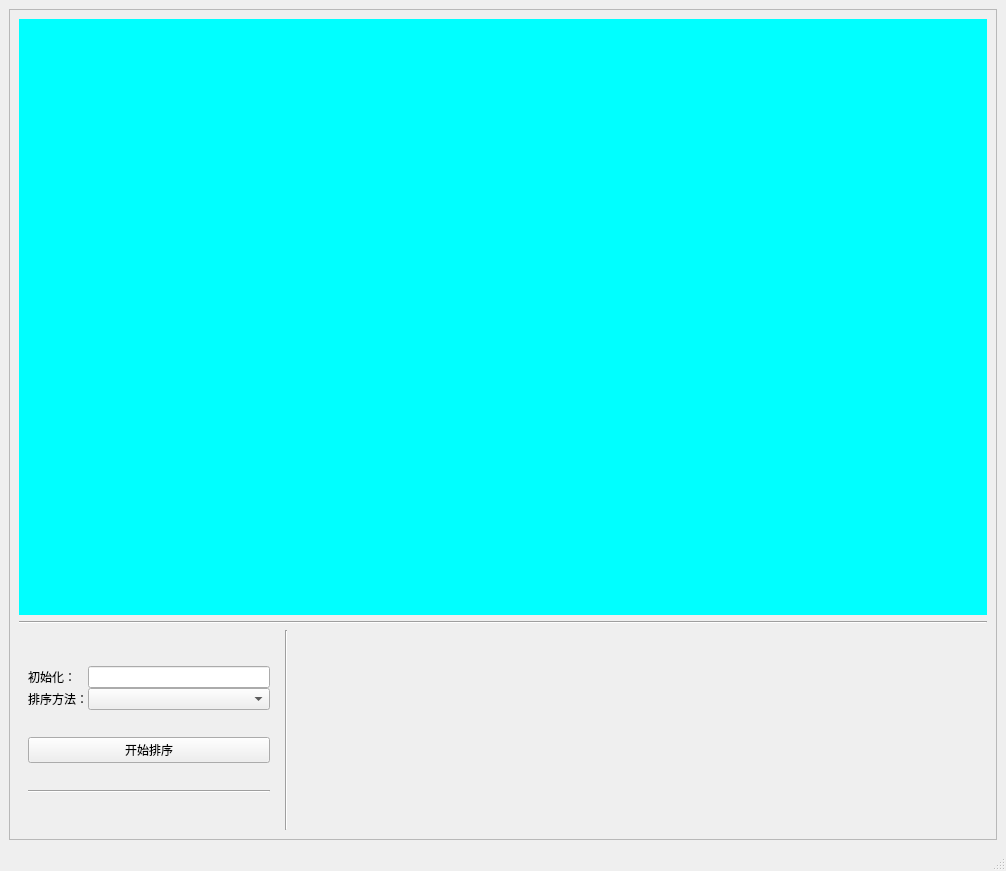
<?xml version="1.0" encoding="UTF-8"?>
<ui version="4.0">
 <class>MainWindow</class>
 <widget class="QMainWindow" name="MainWindow">
  <property name="geometry">
   <rect>
    <x>0</x>
    <y>0</y>
    <width>1006</width>
    <height>871</height>
   </rect>
  </property>
  <property name="sizePolicy">
   <sizepolicy hsizetype="Fixed" vsizetype="Preferred">
    <horstretch>0</horstretch>
    <verstretch>0</verstretch>
   </sizepolicy>
  </property>
  <property name="windowTitle">
   <string>排序算法可视化</string>
  </property>
  <widget class="QWidget" name="centralwidget">
   <layout class="QHBoxLayout" name="horizontalLayout">
    <item>
     <widget class="QScrollArea" name="scrollArea">
      <property name="widgetResizable">
       <bool>true</bool>
      </property>
      <widget class="QWidget" name="scrollAreaWidgetContents">
       <property name="geometry">
        <rect>
         <x>0</x>
         <y>0</y>
         <width>982</width>
         <height>796</height>
        </rect>
       </property>
       <layout class="QVBoxLayout" name="verticalLayout">
        <item>
         <widget class="QWidget" name="WorkArea" native="true">
          <property name="sizePolicy">
           <sizepolicy hsizetype="Expanding" vsizetype="Expanding">
            <horstretch>0</horstretch>
            <verstretch>0</verstretch>
           </sizepolicy>
          </property>
          <property name="styleSheet">
           <string notr="true">background-color: rgb(0, 255, 255);</string>
          </property>
         </widget>
        </item>
        <item>
         <widget class="Line" name="line">
          <property name="orientation">
           <enum>Qt::Horizontal</enum>
          </property>
         </widget>
        </item>
        <item>
         <widget class="QWidget" name="widget_2" native="true">
          <property name="sizePolicy">
           <sizepolicy hsizetype="Expanding" vsizetype="Preferred">
            <horstretch>0</horstretch>
            <verstretch>0</verstretch>
           </sizepolicy>
          </property>
          <property name="minimumSize">
           <size>
            <width>0</width>
            <height>200</height>
           </size>
          </property>
          <layout class="QHBoxLayout" name="horizontalLayout_3">
           <property name="leftMargin">
            <number>0</number>
           </property>
           <property name="topMargin">
            <number>0</number>
           </property>
           <property name="rightMargin">
            <number>0</number>
           </property>
           <property name="bottomMargin">
            <number>0</number>
           </property>
           <item>
            <widget class="QWidget" name="widget_3" native="true">
             <property name="sizePolicy">
              <sizepolicy hsizetype="Minimum" vsizetype="Preferred">
               <horstretch>0</horstretch>
               <verstretch>0</verstretch>
              </sizepolicy>
             </property>
             <property name="minimumSize">
              <size>
               <width>260</width>
               <height>0</height>
              </size>
             </property>
             <property name="maximumSize">
              <size>
               <width>250</width>
               <height>16777215</height>
              </size>
             </property>
             <layout class="QHBoxLayout" name="horizontalLayout_2">
              <item>
               <layout class="QVBoxLayout" name="verticalLayout_2">
                <property name="spacing">
                 <number>0</number>
                </property>
                <item>
                 <layout class="QGridLayout" name="gridLayout">
                  <item row="0" column="0">
                   <widget class="QLabel" name="label">
                    <property name="text">
                     <string>初始化：</string>
                    </property>
                   </widget>
                  </item>
                  <item row="0" column="1">
                   <widget class="QLineEdit" name="InitalSize">
                    <property name="sizePolicy">
                     <sizepolicy hsizetype="Preferred" vsizetype="Fixed">
                      <horstretch>0</horstretch>
                      <verstretch>0</verstretch>
                     </sizepolicy>
                    </property>
                   </widget>
                  </item>
                  <item row="1" column="0">
                   <widget class="QLabel" name="label_2">
                    <property name="text">
                     <string>排序方法：</string>
                    </property>
                   </widget>
                  </item>
                  <item row="1" column="1">
                   <widget class="QComboBox" name="SortMethod">
                    <property name="sizePolicy">
                     <sizepolicy hsizetype="MinimumExpanding" vsizetype="Fixed">
                      <horstretch>0</horstretch>
                      <verstretch>0</verstretch>
                     </sizepolicy>
                    </property>
                   </widget>
                  </item>
                 </layout>
                </item>
                <item>
                 <widget class="QPushButton" name="StartBtn">
                  <property name="sizePolicy">
                   <sizepolicy hsizetype="MinimumExpanding" vsizetype="Fixed">
                    <horstretch>0</horstretch>
                    <verstretch>0</verstretch>
                   </sizepolicy>
                  </property>
                  <property name="text">
                   <string>开始排序</string>
                  </property>
                 </widget>
                </item>
                <item>
                 <widget class="Line" name="line_3">
                  <property name="orientation">
                   <enum>Qt::Horizontal</enum>
                  </property>
                 </widget>
                </item>
               </layout>
              </item>
             </layout>
            </widget>
           </item>
           <item>
            <widget class="Line" name="line_2">
             <property name="orientation">
              <enum>Qt::Vertical</enum>
             </property>
            </widget>
           </item>
           <item>
            <widget class="QWidget" name="PlotWidget" native="true">
             <property name="sizePolicy">
              <sizepolicy hsizetype="Expanding" vsizetype="Preferred">
               <horstretch>0</horstretch>
               <verstretch>0</verstretch>
              </sizepolicy>
             </property>
            </widget>
           </item>
          </layout>
         </widget>
        </item>
       </layout>
      </widget>
     </widget>
    </item>
   </layout>
  </widget>
  <widget class="QMenuBar" name="menubar">
   <property name="geometry">
    <rect>
     <x>0</x>
     <y>0</y>
     <width>1006</width>
     <height>26</height>
    </rect>
   </property>
  </widget>
  <widget class="QStatusBar" name="statusbar"/>
 </widget>
 <resources/>
 <connections/>
</ui>
